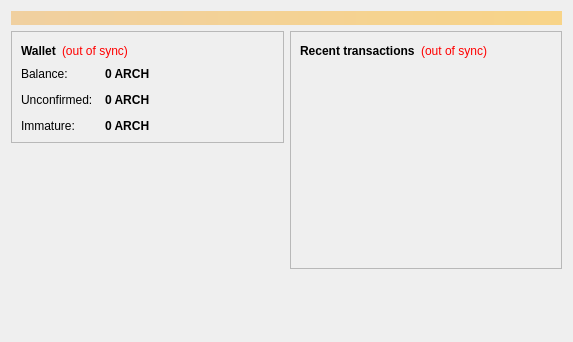
<?xml version="1.0" encoding="UTF-8"?>
<ui version="4.0">
 <class>OverviewPage</class>
 <widget class="QWidget" name="OverviewPage">
  <property name="geometry">
   <rect>
    <x>0</x>
    <y>0</y>
    <width>573</width>
    <height>342</height>
   </rect>
  </property>
  <property name="windowTitle">
   <string>Form</string>
  </property>
  <layout class="QVBoxLayout" name="topLayout">
   <item>
    <widget class="QLabel" name="labelAlerts">
     <property name="visible">
      <bool>false</bool>
     </property>
     <property name="styleSheet">
      <string notr="true">background-color: qlineargradient(x1: 0, y1: 0, x2: 1, y2: 0, stop:0 #F0D0A0, stop:1 #F8D488); color:#000000;</string>
     </property>
     <property name="wordWrap">
      <bool>true</bool>
     </property>
     <property name="margin">
      <number>3</number>
     </property>
    </widget>
   </item>
   <item>
    <layout class="QHBoxLayout" name="horizontalLayout" stretch="1,1">
     <item>
      <layout class="QVBoxLayout" name="verticalLayout_2">
       <item>
        <widget class="QFrame" name="frame">
         <property name="frameShape">
          <enum>QFrame::StyledPanel</enum>
         </property>
         <property name="frameShadow">
          <enum>QFrame::Raised</enum>
         </property>
         <layout class="QVBoxLayout" name="verticalLayout_4">
          <item>
           <layout class="QHBoxLayout" name="horizontalLayout_4">
            <item>
             <widget class="QLabel" name="label_5">
              <property name="font">
               <font>
                <weight>75</weight>
                <bold>true</bold>
               </font>
              </property>
              <property name="text">
               <string>Wallet</string>
              </property>
             </widget>
            </item>
            <item>
             <widget class="QLabel" name="labelWalletStatus">
              <property name="toolTip">
               <string>The displayed information may be out of date. Your wallet automatically synchronizes with the Archreum network after a connection is established, but this process has not completed yet.</string>
              </property>
              <property name="styleSheet">
               <string notr="true">QLabel { color: red; }</string>
              </property>
              <property name="text">
               <string notr="true">(out of sync)</string>
              </property>
              <property name="alignment">
               <set>Qt::AlignLeading|Qt::AlignLeft|Qt::AlignVCenter</set>
              </property>
             </widget>
            </item>
            <item>
             <spacer name="horizontalSpacer_2">
              <property name="orientation">
               <enum>Qt::Horizontal</enum>
              </property>
              <property name="sizeHint" stdset="0">
               <size>
                <width>40</width>
                <height>20</height>
               </size>
              </property>
             </spacer>
            </item>
           </layout>
          </item>
          <item>
           <layout class="QFormLayout" name="formLayout_2">
            <property name="fieldGrowthPolicy">
             <enum>QFormLayout::AllNonFixedFieldsGrow</enum>
            </property>
            <property name="horizontalSpacing">
             <number>12</number>
            </property>
            <property name="verticalSpacing">
             <number>12</number>
            </property>
            <item row="0" column="0">
             <widget class="QLabel" name="label">
              <property name="text">
               <string>Balance:</string>
              </property>
             </widget>
            </item>
            <item row="0" column="1">
             <widget class="QLabel" name="labelBalance">
              <property name="font">
               <font>
                <weight>75</weight>
                <bold>true</bold>
               </font>
              </property>
              <property name="cursor">
               <cursorShape>IBeamCursor</cursorShape>
              </property>
              <property name="toolTip">
               <string>Your current balance</string>
              </property>
              <property name="text">
               <string notr="true">0 ARCH</string>
              </property>
              <property name="textInteractionFlags">
               <set>Qt::LinksAccessibleByMouse|Qt::TextSelectableByKeyboard|Qt::TextSelectableByMouse</set>
              </property>
             </widget>
            </item>
            <item row="1" column="0">
             <widget class="QLabel" name="label_3">
              <property name="text">
               <string>Unconfirmed:</string>
              </property>
             </widget>
            </item>
            <item row="1" column="1">
             <widget class="QLabel" name="labelUnconfirmed">
              <property name="font">
               <font>
                <weight>75</weight>
                <bold>true</bold>
               </font>
              </property>
              <property name="cursor">
               <cursorShape>IBeamCursor</cursorShape>
              </property>
              <property name="toolTip">
               <string>Total of transactions that have yet to be confirmed, and do not yet count toward the current balance</string>
              </property>
              <property name="text">
               <string notr="true">0 ARCH</string>
              </property>
              <property name="textInteractionFlags">
               <set>Qt::LinksAccessibleByMouse|Qt::TextSelectableByKeyboard|Qt::TextSelectableByMouse</set>
              </property>
             </widget>
            </item>
            <item row="2" column="0">
             <widget class="QLabel" name="labelImmatureText">
              <property name="text">
               <string>Immature:</string>
              </property>
             </widget>
            </item>
            <item row="2" column="1">
             <widget class="QLabel" name="labelImmature">
              <property name="font">
               <font>
                <weight>75</weight>
                <bold>true</bold>
               </font>
              </property>
              <property name="toolTip">
               <string>Mined balance that has not yet matured</string>
              </property>
              <property name="text">
               <string notr="true">0 ARCH</string>
              </property>
              <property name="textInteractionFlags">
               <set>Qt::LinksAccessibleByMouse|Qt::TextSelectableByKeyboard|Qt::TextSelectableByMouse</set>
              </property>
             </widget>
            </item>
           </layout>
          </item>
         </layout>
        </widget>
       </item>
       <item>
        <spacer name="verticalSpacer">
         <property name="orientation">
          <enum>Qt::Vertical</enum>
         </property>
         <property name="sizeHint" stdset="0">
          <size>
           <width>20</width>
           <height>40</height>
          </size>
         </property>
        </spacer>
       </item>
      </layout>
     </item>
     <item>
      <layout class="QVBoxLayout" name="verticalLayout_3">
       <item>
        <widget class="QFrame" name="frame_2">
         <property name="frameShape">
          <enum>QFrame::StyledPanel</enum>
         </property>
         <property name="frameShadow">
          <enum>QFrame::Raised</enum>
         </property>
         <layout class="QVBoxLayout" name="verticalLayout">
          <item>
           <layout class="QHBoxLayout" name="horizontalLayout_2">
            <item>
             <widget class="QLabel" name="label_4">
              <property name="text">
               <string>&lt;b&gt;Recent transactions&lt;/b&gt;</string>
              </property>
             </widget>
            </item>
            <item>
             <widget class="QLabel" name="labelTransactionsStatus">
              <property name="toolTip">
               <string>The displayed information may be out of date. Your wallet automatically synchronizes with the Archreum network after a connection is established, but this process has not completed yet.</string>
              </property>
              <property name="styleSheet">
               <string notr="true">QLabel { color: red; }</string>
              </property>
              <property name="text">
               <string notr="true">(out of sync)</string>
              </property>
              <property name="alignment">
               <set>Qt::AlignRight|Qt::AlignTrailing|Qt::AlignVCenter</set>
              </property>
             </widget>
            </item>
            <item>
             <spacer name="horizontalSpacer">
              <property name="orientation">
               <enum>Qt::Horizontal</enum>
              </property>
              <property name="sizeHint" stdset="0">
               <size>
                <width>40</width>
                <height>20</height>
               </size>
              </property>
             </spacer>
            </item>
           </layout>
          </item>
          <item>
           <widget class="QListView" name="listTransactions">
            <property name="styleSheet">
             <string notr="true">QListView { background: transparent; }</string>
            </property>
            <property name="frameShape">
             <enum>QFrame::NoFrame</enum>
            </property>
            <property name="verticalScrollBarPolicy">
             <enum>Qt::ScrollBarAlwaysOff</enum>
            </property>
            <property name="horizontalScrollBarPolicy">
             <enum>Qt::ScrollBarAlwaysOff</enum>
            </property>
            <property name="selectionMode">
             <enum>QAbstractItemView::NoSelection</enum>
            </property>
           </widget>
          </item>
         </layout>
        </widget>
       </item>
       <item>
        <spacer name="verticalSpacer_2">
         <property name="orientation">
          <enum>Qt::Vertical</enum>
         </property>
         <property name="sizeHint" stdset="0">
          <size>
           <width>20</width>
           <height>40</height>
          </size>
         </property>
        </spacer>
       </item>
      </layout>
     </item>
    </layout>
   </item>
  </layout>
 </widget>
 <resources/>
 <connections/>
</ui>
